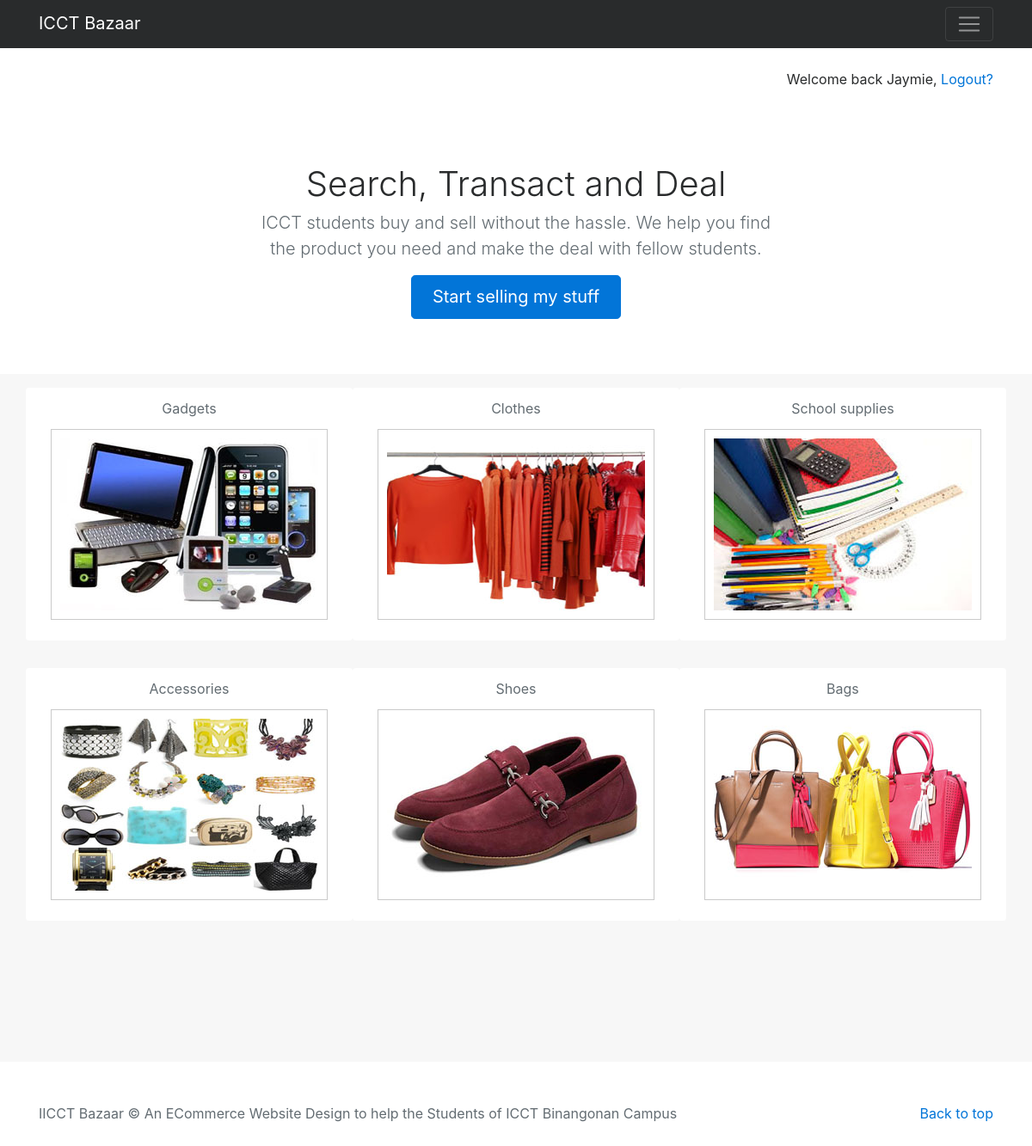
The page / on the database its author committed.
### tables this page shows
CREATE TABLE `tb_site_info` (
  `id` int(11) NOT NULL,
  `title` varchar(50) NOT NULL,
  `tagline` text NOT NULL
);

CREATE TABLE `tb_item_category` (
  `id` int(11) NOT NULL,
  `label` varchar(50) NOT NULL,
  `name` varchar(30) NOT NULL,
  `image_url` text NOT NULL
);

### lib/meekrodb.2.3.class.php (called while the page is built, shortened)
<?php
class DB {
  protected static $mdb = null;
  public static function getMDB() {
    $mdb = DB::$mdb;
    if ($mdb === null) {
      $mdb = DB::$mdb = new MeekroDB();
    }
    $db_class_vars = get_class_vars('DB');
    return $mdb;
  }
  public static function query() { $args = func_get_args(); return call_user_func_array(array(DB::getMDB(), 'query'), $args); }
  public static function queryFirstRow() { $args = func_get_args(); return call_user_func_array(array(DB::getMDB(), 'queryFirstRow'), $args); }
}
class MeekroDB {
  public $dbName = '';
  public $user = '';
  public $password = '';
  public $host = 'localhost';
  public $port = null;
  public $encoding = 'latin1';
  public $connect_options = array(MYSQLI_OPT_CONNECT_TIMEOUT => 30);
  public $internal_mysql = null;
  public function __construct($host=null, $user=null, $password=null, $dbName=null, $port=null, $encoding=null) {
    if ($host === null) $host = DB::$host;
    if ($user === null) $user = DB::$user;
    if ($password === null) $password = DB::$password;
    if ($dbName === null) $dbName = DB::$dbName;
    if ($port === null) $port = DB::$port;
    if ($encoding === null) $encoding = DB::$encoding;
    $this->host = $host;
    $this->user = $user;
    $this->password = $password;
    $this->dbName = $dbName;
    $this->port = $port;
    $this->encoding = $encoding;
  }
  public function get() {
    $mysql = $this->internal_mysql;
    if (!($mysql instanceof MySQLi)) {
      if (! $this->port) $this->port = ini_get('mysqli.default_port');
      $mysql = new mysqli();
      foreach ($this->connect_options as $key => $value) {
        $mysql->options($key, $value);
      }
      $mysql->set_charset($this->encoding);
      $this->internal_mysql = $mysql;
    }
    return $mysql;
  }
  protected function preparseQueryParams() {
    $args = func_get_args();
    $sql = trim(strval(array_shift($args)));
    $args_all = $args;
    if (count($args_all) == 0) return array($sql);
    $chunkyQuery = array();
    return $chunkyQuery;
  }
  protected function parseQueryParams() {
    $args = func_get_args();
    $chunkyQuery = call_user_func_array(array($this, 'preparseQueryParams'), $args);
    $query = '';
    foreach ($chunkyQuery as $chunk) {
      if (is_string($chunk)) {
        $query .= $chunk;
        continue;
      }
      $result = '';
      $query .= $result;
    }
    return $query;
  }
  protected function prependCall($function, $args, $prepend) { array_unshift($args, $prepend); return call_user_func_array($function, $args); }
  public function query() { $args = func_get_args(); return $this->prependCall(array($this, 'queryHelper'), $args, 'assoc'); }
  protected function queryHelper() {
    $args = func_get_args();
    $type = array_shift($args);
    $db = $this->get();
    $is_buffered = true;
    $row_type = 'assoc';
    $full_names = false;
    $sql = call_user_func_array(array($this, 'parseQueryParams'), $args);
    $result = $db->query($sql, $is_buffered ? MYSQLI_STORE_RESULT : MYSQLI_USE_RESULT);
    $return = array();
    while ($row = ($row_type == 'assoc' ? $result->fetch_assoc() : $result->fetch_row())) {
      $return[] = $row;
    }
    return $return;
  }
  public function queryFirstRow() {
    $args = func_get_args();
    $result = call_user_func_array(array($this, 'query'), $args);
    return reset($result);
  }
}
?>

### index.php (the view)
<?php include('includes/header.php'); ?>
    <section class="jumbotron text-center">
      <div class="container">
        <h1 class="jumbotron-heading">Search, Transact and Deal</h1>
        <p class="lead text-muted"><?php echo $site_data['tagline']; ?></p>
        <p>
          <a href="#" class="btn btn-lg btn-primary">Start selling my stuff</a>
        </p>
      </div>
    </section>
    <div class="album text-muted">
      <div class="container">
        <div class="row">
          <?php foreach($item_categories as $key=>$category){ ?>
          <div class="card text-center">
            <?php echo $category['label']; ?>
            <a href="category.php?name=<?php echo $category['name'] ?>">
              <img src="<?php echo $category['image_url'] ?>" alt="<?php echo $category['label']; ?>">
            </a>
          </div>
          <?php } ?>
        </div>
      </div>
    </div>
  <?php include('includes/footer.php'); ?>

### includes/header.php (shortened to what this page needs)
<?php
include('lib/meekrodb.2.3.class.php');
$site_data = DB::queryFirstRow("SELECT * FROM tb_site_info");
$item_categories = DB::query("SELECT * FROM tb_item_category");
?>
<!DOCTYPE html>
<html lang="en">
  <head>
    <link href="dist/css/bootstrap.min.css" rel="stylesheet">
    <link href="css/album.css" rel="stylesheet">
  </head>
  <body>
    <div class="navbar navbar-inverse bg-inverse">
      <div class="container d-flex justify-content-between">
        <a href="/icct-bazaar" class="navbar-brand"><?php echo $site_data['title']; ?></a>
        <button class="navbar-toggler" type="button" data-toggle="collapse" data-target="#navbarHeader" aria-controls="navbarHeader" aria-expanded="false" aria-label="Toggle navigation">
          <span class="navbar-toggler-icon"></span>
        </button>
      </div>
    </div>
    <div class="container">
        <div class="row">
          <div class="col-sm-12 py-4" style="text-align:right">
              Welcome back Jaymie,
              <a href="">Logout?</a>
          </div>
        </div>
    </div>

### includes/footer.php (shortened to what this page needs)
  <footer class="text-muted">
      <div class="container">
        <p class="float-right">
          <a href="#">Back to top</a>
        </p>
        <p>IICCT Bazaar &copy; An ECommerce Website Design to help the Students of ICCT Binangonan Campus</p>
      </div>
    </footer>
  </body>
</html>

### css/album.css (style rules this page uses)
.navbar { margin-bottom: 0; }
.jumbotron { padding-top: 4rem; padding-bottom: 4rem; margin-bottom: 0; background-color: #fff; }
.jumbotron p:last-child { margin-bottom: 0; }
.jumbotron-heading { font-weight: 300; }
.jumbotron .container { max-width: 40rem; }
.album { min-height: 50rem; padding-top: 1rem; padding-bottom: 1rem; background-color: #f7f7f7; }
.card { float: left; width: 33.333%; padding: .75rem; margin-bottom: 2rem; border: 0; display: inline-block; overflow: hidden; }
.card > a img { margin-top: .75rem; margin-bottom: .75rem; border:1px solid #cacaca; padding:10px; width:100% -webkit-transition: all .2s ease; -moz-transition: all .2s ease; -ms-transition: all .2s ease; -o-transition: all .2s ease; transition: all .2s ease; vertical-align: middle; }
footer { padding-top: 3rem; padding-bottom: 3rem; }
footer p { margin-bottom: .25rem; }

### rows shown on the page
tb_site_info: title "ICCT Bazaar", tagline "ICCT students buy and sell without the hassle. We help you find the product you need and make the deal with fellow students."
tb_item_category: label "Gadgets", shows a picture
tb_item_category: label "Clothes", image_url (picture)
tb_item_category: label "School supplies", image_url (picture)
tb_item_category: label "Accessories", image_url (picture)
tb_item_category: label "Shoes", image_url (picture)
tb_item_category: label "Bags", image_url (picture)
